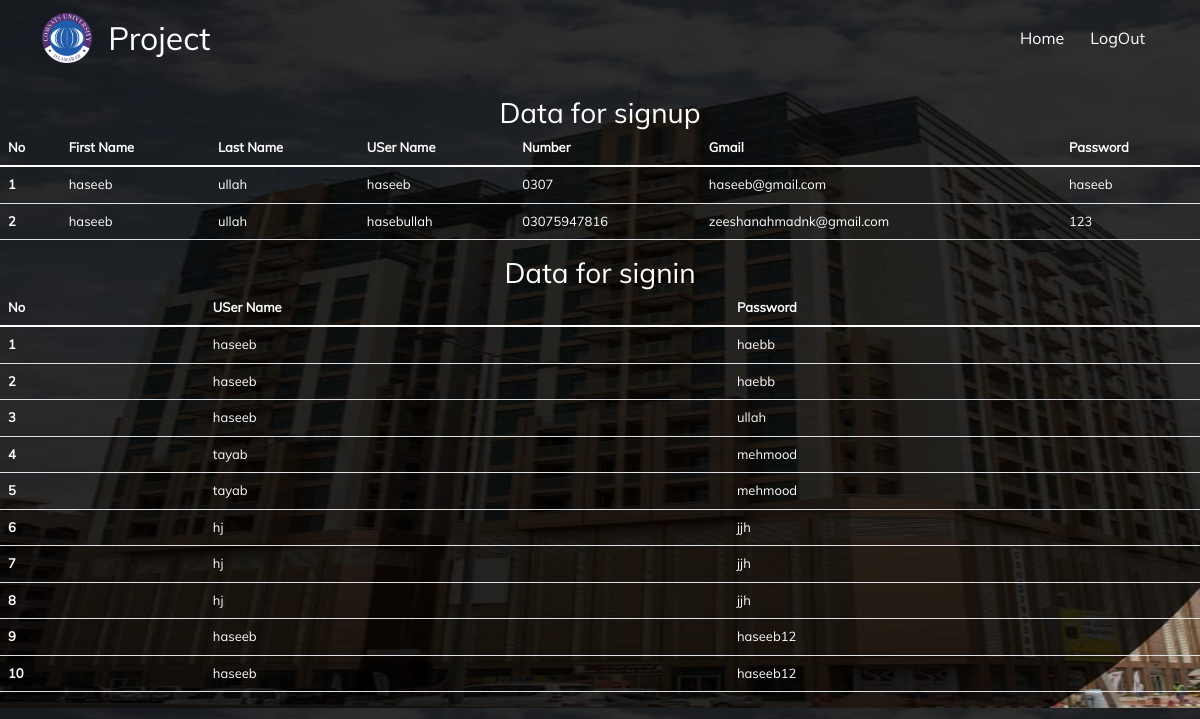
Screenshot of /ALLDATA/ with the database file from the repository.
### tayab1/models.py (models this page shows, shortened)
class signup(models.Model):
    firstname= models.CharField(max_length=100)
    lastname= models.CharField(max_length=100)
    name= models.CharField(max_length=100)
    number= models.CharField(max_length=100)
    mail= models.EmailField()
    password1= models.CharField(max_length=100 )

class signin(models.Model):
    name= models.CharField(max_length=100)
    password1= models.CharField(max_length=100)

### tayab1/views.py (the view)
# urls.py: path('ALLDATA/', views.overall1,name="OVERALL"),
def overall1(request):
    signup_overall  =  signup.objects.all()
    signin_overall = signin.objects.all()
    return render (request,"overall.html",{'signup':signup_overall,'signin':signin_overall})

### templates/overall.html (shortened to what this page needs)
<!DOCTYPE html>
<html lang="en">
<head>
    <link rel="stylesheet" href="/static/bootstrap/css/bootstrap.min.css">
    <link rel="stylesheet" href="/static/bootstrap/css/customnavbar.css">
    <link rel="stylesheet" href="/static/bootstrap/js2/fonts/material-design-iconic-font/css/material-design-iconic-font.min.css">
	<link rel="stylesheet" href="/static/bootstrap/js2/css/style.css">
</head>
<body style="background-image: url('/static/images/Data/Backgrounds/3.jpeg');   background-size: 100% 100%; ">
  <nav class="navbar navbar-expand-lg fixed-top navbar-dark  static-top background">
    <div class="container">
        <a class="navbar-brand" href="#">
            <img src="/static/images/comsats.png" alt="..." height=50px>
          </a>
      <a class="navbar-brand" href="{% url 'home' %}"> <h2>Project</h2> </a>
      <div class="collapse navbar-collapse" id="navbarSupportedContent">
        <ul class="navbar-nav ms-auto">
          <li class="nav-item px-1">
            <a class="nav-link active btn btn-block  " aria-current="page" href="{% url 'home' %}">Home</a>
          </li>
          <li class="nav-item px-1">
            <a class="nav-link active btn btn-block  " aria-current="page" href="{% url 'USER_LOGOUT' %}">LogOut</a>
          </li>
        </ul>
      </div>
    </div>
  </nav>
  <div class="p-5"></div>
  <table class="table" style="color: white;">
    <h3 style="color: white; text-align: center;" >Data for signup </h3>
    <thead class="thead-dark">
      <tr>
        <th scope="col">No</th>
        <th scope="col">First Name</th>
        <th scope="col">Last Name</th>
        <th scope="col">USer Name</th>
        <th scope="col">Number</th>
        <th scope="col">Gmail</th>
        <th scope="col">Password</th>
      </tr>
    </thead>
    <tbody>
      {% for i in signup %}
      <tr>
        <th scope="row">{{ forloop.counter }}</th>
        <td>  {{i.firstname}} </td>
        <td> {{i.lastname}} </td>
        <td> {{i.name}} </td>
        <td> {{i.number}} </td>
        <td> {{i.mail}} </td>
        <td> {{i.password1}} </td>
      </tr>
      {% endfor %}
    </tbody>
  </table>
  <table class="table" style="color: white;">
    <h3 style="color: white; text-align: center;" >Data for signin </h3>
    <thead class="thead-dark">
      <tr>
        <th scope="col">No</th>
        <th scope="col">USer Name</th>
        <th scope="col">Password</th>
      </tr>
    </thead>
    <tbody>
      {% for i in signin %}
      <tr>
        <th scope="row">{{ forloop.counter }}</th>
        <td> {{i.name}} </td>
        <td> {{i.password1}} </td>
      </tr>
      {% endfor %}
    </tbody>
  </table>
</body>
</html>

### rows the page displays
signup: firstname "haseeb", lastname "ullah", name "haseeb", number "0307", mail "haseeb@gmail.com", password1 "haseeb"
signup: firstname "haseeb", lastname "ullah", name "hasebullah", number "03075947816", mail "zeeshanahmadnk@gmail.com", password1 "123"
signin: name "haseeb", password1 "haebb"
signin: name "haseeb", password1 "haebb"
signin: name "haseeb", password1 "ullah"
signin: name "tayab", password1 "mehmood"
signin: name "tayab", password1 "mehmood"
signin: name "hj", password1 "jjh"
signin: name "hj", password1 "jjh"
signin: name "hj", password1 "jjh"
signin: name "haseeb", password1 "haseeb12"
signin: name "haseeb", password1 "haseeb12"
